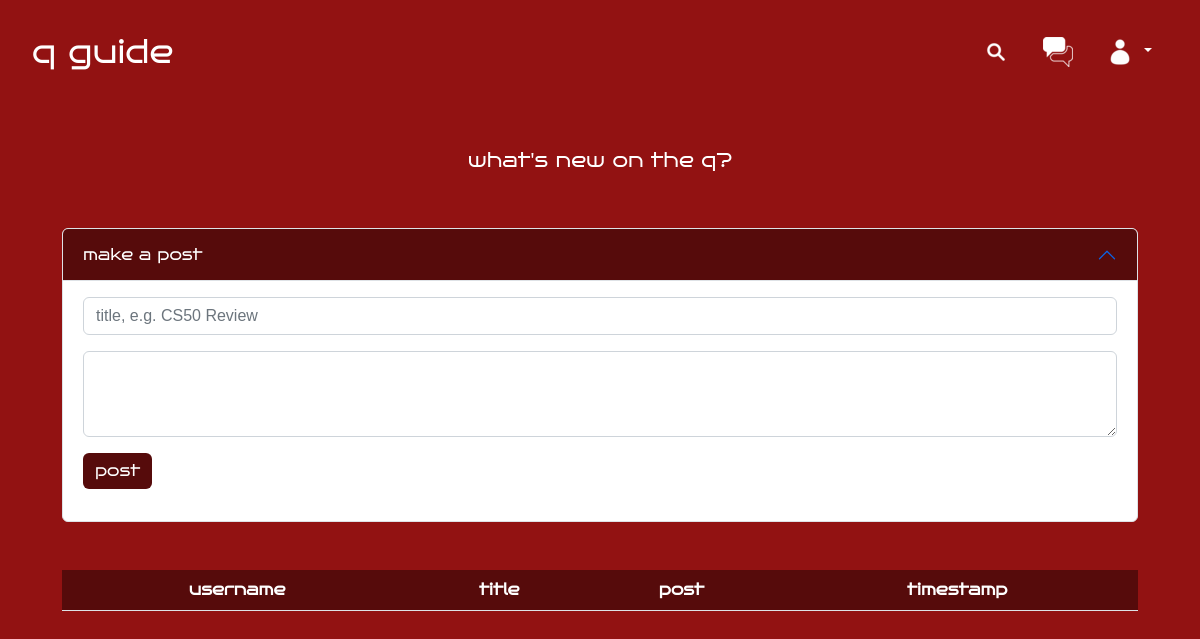
The page /forum (signed in) on the database as committed earlier.
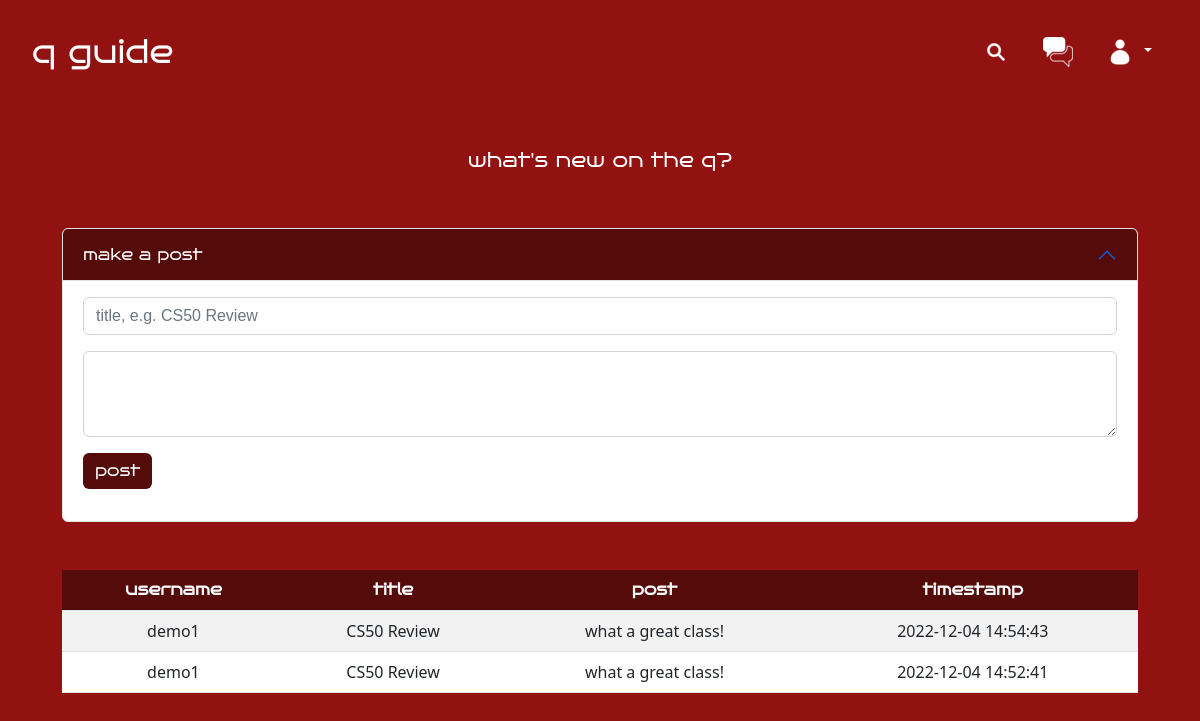
The same page on the database as committed later.
### tables this page shows
CREATE TABLE posts (
    id INTEGER PRIMARY KEY AUTOINCREMENT NOT NULL,
    user_id INTEGER NOT NULL,
    username TEXT NOT NULL,
    timestamp DATETIME DEFAULT CURRENT_TIMESTAMP NOT NULL,
    post TEXT NOT NULL,
    title TEXT NOT NULL,
    FOREIGN KEY (user_id) REFERENCES users(id),
    FOREIGN KEY (username) REFERENCES users(username)
);

### app.py (the view)
@app.route("/forum", methods=['GET', 'POST'])
@login_required
def forum():
    db.execute("SELECT username, title, post, timestamp FROM posts ORDER BY timestamp DESC")
    posts = db.fetchall()
    if request.method == "POST":
        if not request.form.get("title"):
            return render_template("forum.html", error="must enter title")
        elif not request.form.get("post"):
            return render_template("forum.html", error="must enter content")
        db.execute("SELECT username FROM users WHERE id = (?)", (session["user_id"],))
        username = db.fetchall()
        db.execute("INSERT INTO posts (user_id, username, title, post) VALUES (?,?,?,?)",
        (session["user_id"], username[0][0], request.form.get("title"), request.form.get("post")))
        connection.commit()
        db.execute("SELECT username, title, post, timestamp FROM posts ORDER BY timestamp DESC")
        posts = db.fetchall()
        return render_template("forum.html", posts=posts)
    else:
        return render_template("forum.html", posts=posts)

### app.py (called while the page is built)
@app.after_request
def after_request(response):
    response.headers["Cache-Control"] = "no-cache, no-store, must-revalidate"
    response.headers["Expires"] = 0
    response.headers["Pragma"] = "no-cache"
    return response

### helpers.py (called while the page is built)
def login_required(f):
    @wraps(f)
    def decorated_function(*args, **kwargs):
        if session.get("user_id") is None:
            return redirect("/login")
        return f(*args, **kwargs)
    return decorated_function

### templates/forum.html (shortened to what this page needs)
{% extends "layout.html" %}
{% block main %}
    <h5>what's new on the q?</h5>
    <br>
    <br>
    <div class="accordion" id="accordionExample">
        <div class="accordion-item">
          <h2 class="accordion-header" id="headingOne">
            <button class="accordion-button" type="button" data-bs-toggle="collapse" data-bs-target="#collapseOne" aria-expanded="true" aria-controls="collapseOne">
              make a post
            </button>
          </h2>
          <div id="collapseOne" class="accordion-collapse collapse show" aria-labelledby="headingOne" data-bs-parent="#accordionExample">
            <div class="accordion-body">
                <form method="post" action="/forum">
                    <div class="mb-3">
                        <input name="title" type="text" class="form-control" id="exampleFormControlInput1" placeholder="title, e.g. CS50 Review">
                    </div>
                    <div class="mb-3">
                        <textarea name="post" class="form-control" id="exampleFormControlTextarea1" rows="3"></textarea>
                    </div>
                    <button type="submit" class="btn btn-primary mb-3 d-flex justify-content-end">post</button>
                </form>
            </div>
          </div>
        </div>
    </div>
    <br>
    <br>
    <table class="table table-striped table-hover">
        <thead>
            <tr>
                <th scope="col">username</th>
                <th scope="col">title</th>
                <th scope="col">post</th>
                <th scope="col">timestamp</th>
            </tr>
        </thead>
        <tbody class="border-top-color">
            {% for post in posts  %}
                <tr>
                    <td>{{ post[0] }}</td>
                    <td>{{ post[1] }}</td>
                    <td>{{ post[2] }}</td>
                    <td>{{ post[3] }}</td>
                </tr>
            {% endfor %}
        </tbody>
    </table>
{% endblock %}

### templates/layout.html (shortened to what this page needs)
<!DOCTYPE html>
<html lang="en">
    <head>
        <link href="static/styles.css" rel="stylesheet">
        <link href="https://cdn.jsdelivr.net/npm/bootstrap@5.2.3/dist/css/bootstrap.min.css" rel="stylesheet">
    </head>
    <body>
        {% if session["user_id"] %}
            <nav class="navbar navbar-custom navbar-expand fixed-top navbar-dark">
                <div class="container-fluid">
                    <a class="navbar-text" href="/">q guide</a>
                    <ul class="nav nav-fill justify-content-end">
                            <li class="nav-item">
                                <a class="nav-link" href="/search">
                                    <img src="static/images/search.png">
                                </a>
                            </li>
                            <li class="nav-item">
                                <a class="nav-link" href="/forum">
                                    <img src="static/images/forum.png">
                                </a>
                            </li>
                            <li class="nav-item dropdown">
                                <a class="nav-link dropdown-toggle" href="#" role="button" data-bs-toggle="dropdown" aria-expanded="false">
                                    <img src="static/images/profile.png">
                                </a>
                            </li>
                      </ul>
                </div>
            </nav>
        {% endif %}
        <main class="container-fluid py-5 text-center">
            {% block main %}{% endblock %}
        </main>
    </body>
</html>

### static/styles.css (style rules this page uses)
nav .navbar-text, button { font-size: xx-large; text-decoration: none; color: white !important; font-family: 'bruno_aceregular', Lucida Console, Bahnschrift, Candara, sans-serif !important; border:none !important; }
h5, h1, thead { color: white; font-family: 'bruno_aceregular', Lucida Console, Bahnschrift, Candara, sans-serif !important; }
a, form, h3 { font-size: large; font-family: 'Fira Sans Condensed', Calibri, sans-serif; color: white !important; text-decoration: none !important; }
body { background-color: #921212 !important; padding: 100px 50px; }
button, .card-header, thead { background-color: #560B0B !important; }
.navbar { padding: 20px !important; }
.nav > li > a { color: white !important; }
.navbar-custom { background-color: #921212 !important; }
table { background-color: white; }

Rows that differ between the two databases and show on the page:
added posts: username "demo1", title "CS50 Review", post "what a great class!", timestamp "2022-12-04 14:54:43"
added posts: username "demo1", title "CS50 Review", post "what a great class!", timestamp "2022-12-04 14:52:41"
